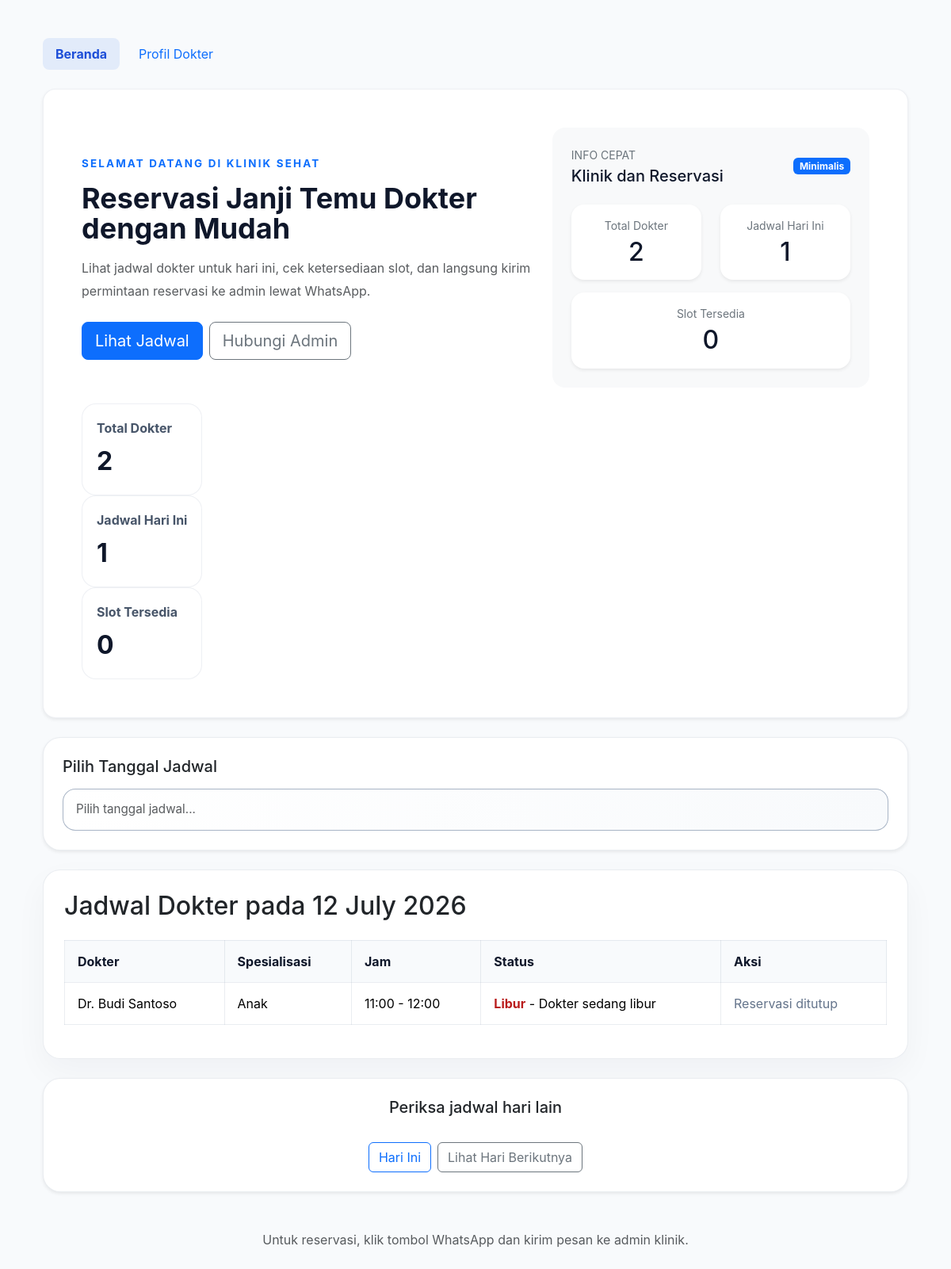
The page / on the database its author committed.
### tables this page shows
CREATE TABLE IF NOT EXISTS `schedules` (
  `id` INT AUTO_INCREMENT PRIMARY KEY,
  `doctor_id` INT NOT NULL,
  `date` DATE NOT NULL,
  `time` TIME NOT NULL,
  `end_time` TIME NOT NULL,
  `slots` INT NOT NULL DEFAULT 1,
  `created_at` TIMESTAMP DEFAULT CURRENT_TIMESTAMP,
  FOREIGN KEY (`doctor_id`) REFERENCES `doctors`(`id`) ON DELETE CASCADE
);

CREATE TABLE IF NOT EXISTS `doctors` (
  `id` INT AUTO_INCREMENT PRIMARY KEY,
  `name` VARCHAR(150) NOT NULL,
  `specialty` VARCHAR(100) NOT NULL,
  `phone` VARCHAR(25) NOT NULL,
  `created_at` TIMESTAMP DEFAULT CURRENT_TIMESTAMP
);

### index.php (the view, shortened to what the rows shown need)
<?php
require_once __DIR__ . '/data.php';
$doctors = load_data('doctors');
$schedules = load_data('schedules');
$patients = load_data('patients');
$dayOffset = max(0, isset($_GET['day']) ? intval($_GET['day']) : 0);
$selectedDate = date('Y-m-d', strtotime("+$dayOffset days"));
$siteContents = load_site_contents();
$bookings = get_schedule_bookings($schedules, $patients);
$adminPhone = get_admin_setting('admin_phone', ADMIN_PHONE);
function get_doctor_name($doctors, $id) {
    $doctor = find_by_id($doctors, $id);
    return $doctor ? $doctor['name'] : 'Dokter tidak ditemukan';
}
function get_doctor_specialty($doctors, $id) {
    $doctor = find_by_id($doctors, $id);
    return $doctor ? $doctor['specialty'] : 'Umum';
}
function format_date_indonesia($date) {
    return date('d F Y', strtotime($date));
}
$todaySchedules = array_values(array_filter($schedules, function ($schedule) use ($selectedDate) {
    return $schedule['date'] === $selectedDate;
}));
usort($todaySchedules, function ($a, $b) {
    return strcmp($a['time'], $b['time']);
});
?>
<!DOCTYPE html>
<html lang="id">
<head>
    <link href="https://cdn.jsdelivr.net/npm/bootstrap@5.3.2/dist/css/bootstrap.min.css" rel="stylesheet">
    <link href="https://cdn.jsdelivr.net/npm/flatpickr/dist/flatpickr.min.css" rel="stylesheet">
    <link rel="stylesheet" href="./assets/style.css" />
</head>
<body>
<div class="container py-5">
    <header class="hero rounded-4 shadow-sm p-5 mb-4 bg-white">
        <div class="row align-items-center g-4">
            <div class="col-lg-7">
                <h1 class="display-6 fw-bold mb-3"><?php echo htmlspecialchars($siteContents['hero_title'] ?? 'Reservasi Janji Temu Dokter dengan Mudah'); ?></h1>
            </div>
            <div class="col-lg-5">
                <div class="bg-light rounded-4 p-4 h-100">
                    <div class="d-flex justify-content-between align-items-center mb-4">
                        <div>
                            <h2 class="h5 mb-0">Klinik dan Reservasi</h2>
                        </div>
                    </div>
                </div>
            </div>
        </div>
    </header>
    <section id="jadwal" class="card">
        <h2>Jadwal Dokter pada <?php echo format_date_indonesia($selectedDate); ?></h2>
        <?php if (empty($todaySchedules)): ?>
            <p class="muted">Belum ada jadwal dokter untuk hari ini.</p>
        <?php else: ?>
            <table class="table">
                <thead>
                    <tr>
                        <th>Dokter</th>
                        <th>Spesialisasi</th>
                        <th>Jam</th>
                        <th>Status</th>
                        <th>Aksi</th>
                    </tr>
                </thead>
                <tbody>
                    <?php foreach ($todaySchedules as $schedule): ?>
                        <?php
                        $booked = $bookings[$schedule['id']] ?? 0;
                        $holiday = get_doctor_holiday($schedule['doctor_id'], $selectedDate);
                        $holidayNote = $holiday ? $holiday['note'] : '';
                        $isFull = $booked >= $schedule['slots'];
                        $isBlocked = $holiday !== null;
                        $whatsappText = rawurlencode('Halo Admin, saya ingin reservasi janji temu dengan ' . get_doctor_name($doctors, $schedule['doctor_id']) . ' pada tanggal ' . $selectedDate . ' jam ' . format_schedule_time_range($schedule) . '.');
                        ?>
                        <tr>
                            <td><?php echo get_doctor_name($doctors, $schedule['doctor_id']); ?></td>
                            <td><?php echo get_doctor_specialty($doctors, $schedule['doctor_id']); ?></td>
                            <td><?php echo format_schedule_time_range($schedule); ?></td>
                            <td>
                                <?php if ($isBlocked): ?>
                                    <span class="status-full">Libur</span> - <?php echo htmlspecialchars($holidayNote !== '' ? $holidayNote : 'Dokter sedang libur'); ?>
                                <?php else: ?>
                                    <?php echo $isFull ? '<span class="status-full">Penuh</span>' : '<span class="status-free">Tersedia</span>'; ?> (<?php echo $booked; ?>/<?php echo $schedule['slots']; ?>)
                                <?php endif; ?>
                            </td>
                            <td>
                                <?php if ($isBlocked): ?>
                                    <span class="muted">Reservasi ditutup</span>
                                <?php elseif ($isFull): ?>
                                    <span class="muted">Reservasi ditutup</span>
                                <?php else: ?>
                                    <a class="btn btn-success btn-sm" href="https://wa.me/<?php echo htmlspecialchars($adminPhone); ?>?text=<?php echo $whatsappText; ?>" target="_blank">Reservasi via WhatsApp</a>
                                <?php endif; ?>
                            </td>
                        </tr>
                    <?php endforeach; ?>
                </tbody>
            </table>
        <?php endif; ?>
    </section>
</div>
</body>
</html>

### rows shown on the page
schedules: doctor.name "Dr. Budi Santoso", doctor.specialty "Anak", format_schedule_time_range($schedule) "11:00 - 12:00", holidayNote "Dokter sedang libur"

### other values the page prints
$siteContents['hero_eyebrow'] "SELAMAT DATANG DI KLINIK SEHAT"
$siteContents['hero_title'] "Reservasi Janji Temu Dokter dengan Mudah"
$siteContents['hero_text'] "Lihat jadwal dokter untuk hari ini, cek ketersediaan slot, dan langsung kirim permintaan reservasi ke admin lewat WhatsApp."
$siteContents['hero_cta_text'] "Lihat Jadwal"
count($doctors) "2"
count($todaySchedules) "1"
$availableCount "0"
format_date_indonesia($selectedDate) "12 July 2026"
$siteContents['footer_text'] "Untuk reservasi, klik tombol WhatsApp dan kirim pesan ke admin klinik."
